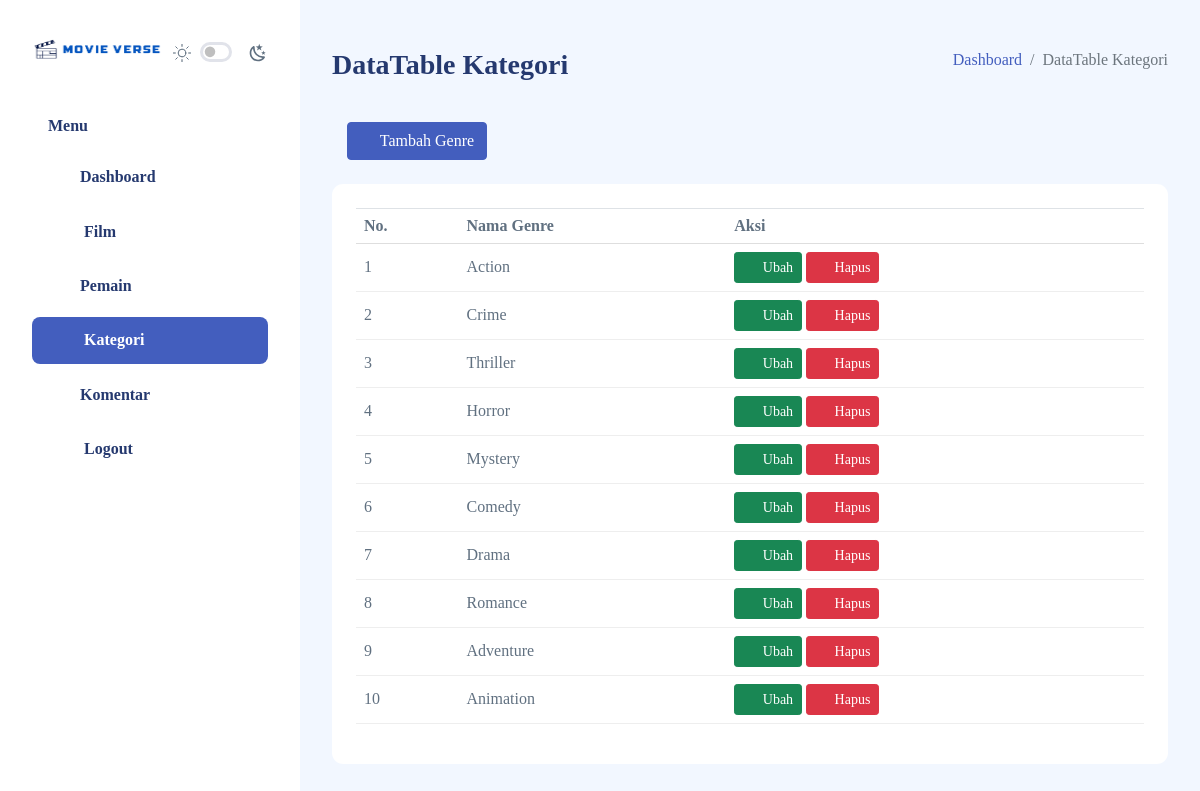
Screenshot of /kategori.php (signed in) with the database file from the repository.
### tables this page shows
CREATE TABLE `kategori` (
  `id_kategori` int(11) NOT NULL,
  `nama_kategori` varchar(255) NOT NULL
);

### kategori.php (the view, shortened to what this page needs)
<?php
  require 'koneksi.php';
  $genre = mysqli_query($koneksi, "SELECT * FROM kategori");
?>
<!DOCTYPE html>
<html lang="en">
<head>
    <link rel="stylesheet" href="vendor/bootstrap/css/bootstrap.min.css">
    <link rel="stylesheet" href="vendor/fontawesome-free/css/all.min.css">
    <link rel="stylesheet" href="vendor/overlayScrollbars/css/OverlayScrollbars.min.css">
    <link rel="stylesheet" href="vendor/datatables/css/dataTables.bootstrap4.min.css">
    <link rel="stylesheet" href="vendor/fancybox/jquery.fancybox.min.css">
    <link rel="stylesheet" href="assets/css/style.css">
    <link rel="stylesheet" href="assets/css/main/app.css">
    <link rel="stylesheet" href="assets/css/main/app-dark.css">
    <link rel="stylesheet" href="assets/css/style.css">
    <link rel="stylesheet" href="assets/css/pages/fontawesome.css">
    <link rel="stylesheet" href="assets/extensions/datatables.net-bs5/css/dataTables.bootstrap5.min.css">
    <link rel="stylesheet" href="assets/css/pages/datatables.css">
</head>
<body>
    <div id="app">
        <div id="sidebar" class="active">
            <div class="sidebar-wrapper active">
    <div class="sidebar-header position-relative">
        <div class="d-flex justify-content-between align-items-center">
            <div class="logo">
                <a href="index.php"><img src="../admin/assets/images/logo/logo.png" alt="Logo" srcset="" width="130"></a>
            </div>
            <div class="theme-toggle d-flex gap-2  align-items-center mt-2">
                <div class="form-check form-switch fs-6">
                    <input class="form-check-input  me-0" type="checkbox" id="toggle-dark" >
                </div>
            </div>
        </div>
    </div>
    <div class="sidebar-menu">
        <ul class="menu">
            <li class="sidebar-title">Menu</li>
            <li
                class="sidebar-item ">
                <a href="index.php" class='sidebar-link'>
                    <i class="bi bi-grid-fill"></i>
                    <span>Dashboard</span>
                </a>
            </li>
            <li
                class="sidebar-item ">
                <a href="film.php" class='sidebar-link'>
                    <i class="fas fa-fw fa-film"></i>
                    <span>Film</span>
                </a>
            </li>
            <li
                class="sidebar-item ">
                <a href="pemain.php" class='sidebar-link'>
                    <i class="bi bi-people-fill"></i>
                    <span>Pemain</span>
                </a>
            </li>
            <li
                class="sidebar-item  active">
                <a href="kategori.php" class='sidebar-link'>
                    <i class="fas fa-fw fa-theater-masks"></i>
                    <span>Kategori</span>
                </a>
            </li>
            <li
                class="sidebar-item  ">
                <a href="komentar.php" class='sidebar-link'>
                    <i class="bi bi-chat-dots-fill"></i>
                    <span>Komentar</span>
                </a>
            </li>
            <li
                class="sidebar-item  ">
                <a href="logout.php" class='sidebar-link'>
                    <i class= "fas fa-fw fa-sign-out-alt"></i>
                    <span>Logout</span>
                </a>
            </li>
        </ul>
    </div>
</div>
        </div>
        <div id="main">
<div class="page-heading">
    <div class="page-title">
        <div class="row">
            <div class="col-12 col-md-6 order-md-1 order-last">
                <h3>DataTable Kategori</h3>
            </div>
            <div class="col-12 col-md-6 order-md-2 order-first">
                <nav aria-label="breadcrumb" class="breadcrumb-header float-start float-lg-end">
                    <ol class="breadcrumb">
                        <li class="breadcrumb-item"><a href="index.php">Dashboard</a></li>
                        <li class="breadcrumb-item active" aria-current="page">DataTable Kategori</li>
                    </ol>
                </nav>
            </div>
        </div>
    </div>
</div>
    <div class="col-sm text-left">
            <button type="button" data-toggle="modal" data-target="#tambahGenreModal" class="btn btn-primary"><i class="fas fa-fw fa-plus"></i> Tambah Genre</button><br><br>
          </div>
    <section class="section">
        <div class="card">
            <div class="card-body">
                <table class="table" id="table1">
                <thead>
                  <tr>
                    <th>No.</th>
                    <th>Nama Genre</th>
                    <th>Aksi</th>
                  </tr>
                </thead>
                <tbody>
                  <?php $i = 1; ?>
                  <?php foreach ($genre as $dg): ?>
                    <tr>
                      <td><?= $i++; ?></td>
                      <td><?= $dg['nama_kategori']; ?></td>
                      <td>
                        <button class="btn btn-sm btn-success" type="button" data-toggle="modal" data-target="#ubahGenreModal<?= $dg['id_kategori']; ?>"><i class="fas fa-fw fa-edit"></i> Ubah</button>
                        <a href="hapus_kategori.php?id_kategori=<?= $dg['id_kategori']; ?>" data-nama="Genre Film: <?= $dg['nama_kategori']; ?>" class="btn-hapus btn btn-sm btn-danger"><i class="fas fa-fw fa-trash"></i> Hapus</a>
                      </td>
                    </tr>
                  <?php endforeach ?>
                </tbody>
              </table>
            </div>
          </div>
        </div>
      </div>
</body>
</html>

### rows the page displays
kategori: nama_kategori "Action"
kategori: nama_kategori "Crime"
kategori: nama_kategori "Thriller"
kategori: nama_kategori "Horror"
kategori: nama_kategori "Mystery"
kategori: nama_kategori "Comedy"
kategori: nama_kategori "Drama"
kategori: nama_kategori "Romance"
kategori: nama_kategori "Adventure"
kategori: nama_kategori "Animation"
